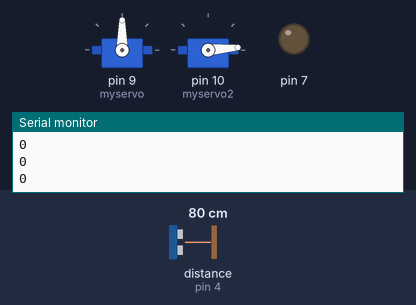
The sketch below on a simulated Arduino Uno, built with avr-gcc and run on an emulated ATmega328P. Shown: 2 × servo, output pins drawn as LEDs (lit = HIGH), the last lines printed to the serial monitor. Inputs (shaded band) come from the test bench; at power-on: distance to the obstacle (sensor on pin 4) 80 cm. The echo pulse lasts 58.3 µs per cm.

Above: at 1.2 s.
1.3 s: distance to the obstacle (sensor on pin 4) set to 53 cm
2.8 s: distance to the obstacle (sensor on pin 4) set to 45 cm
At 4.0 s:
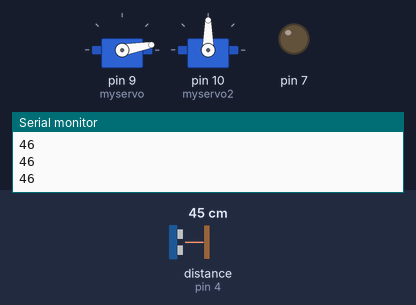
4.3 s: distance to the obstacle (sensor on pin 4) set to 6 cm
5.8 s: distance to the obstacle (sensor on pin 4) set to 3 cm
At 7.0 s:
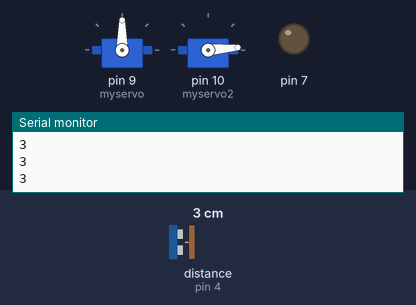
7.3 s: distance to the obstacle (sensor on pin 4) set to 9 cm
At 8.5 s:
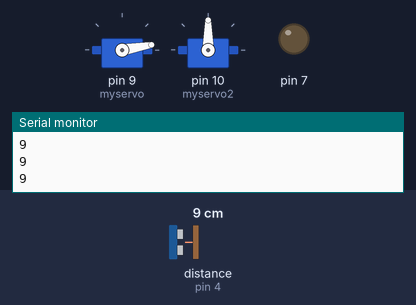
Timing chart, 0 to 9.8 s (numbered marks = the images above; inputs shaded):
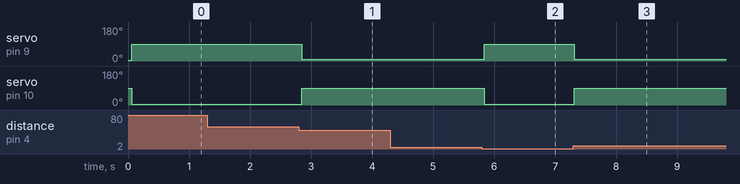

The sketch:

Mr_robot_trashcan.ino
```cpp
#include <Servo.h>
#include <NewPing.h>
#define TRIGGER_PIN 2
#define ECHO_PIN 4
#define MAX_DISTANCE 50
Servo myservo;
Servo myservo2;


NewPing myHCSR04(TRIGGER_PIN, ECHO_PIN, MAX_DISTANCE);
void setup()
{
	Serial.begin(9600);
    pinMode(7, OUTPUT);
	myservo.attach(9);
	myservo.write(5);
	myservo2.attach(10);
	myservo2.write(90);
}

void loop()
{
	Serial.println(myHCSR04.ping_cm());
	delay(50);
    if (myHCSR04.ping_cm() < 5){
    	myservo.write(90);

     }
    else

    	myservo.write(10);

      if (myHCSR04.ping_cm() < 5){

        myservo2.write(5);
    }

    else

        myservo2.write(90);

}
```

Measured:
- the behaviour switches between 51 and 50 cm on distance to the obstacle (sensor on pin 4) (found by bisection; images 0 and 1)
- the behaviour switches between 5 and 4 cm on distance to the obstacle (sensor on pin 4) (found by bisection; images 1 and 2)
- after the input at 2.8 s, servo on pin 9 (myservo): 90° → 10° after 0.05 s; servo on pin 10 (myservo2): 5° → 90° after 0.05 s
- after the input at 5.8 s, servo on pin 9 (myservo): 10° → 90° at once; servo on pin 10 (myservo2): 90° → 5° at once
- after the input at 7.3 s, servo on pin 9 (myservo): 90° → 10° at once; servo on pin 10 (myservo2): 5° → 90° at once
